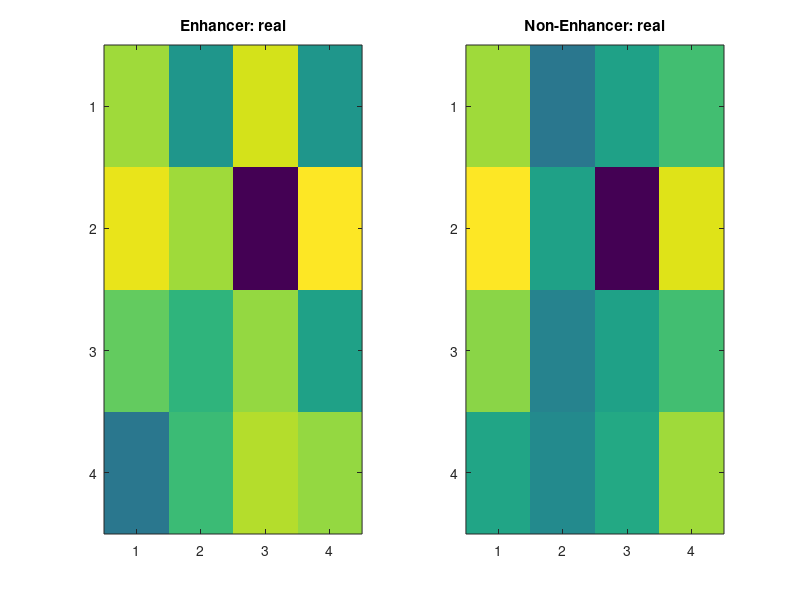

MATLAB code to generate this figure: (Note: this script raises an error after producing the figure.)
% make an EM version that uses context
% using real data of enhancer and non enhancer statistics


% Steps:
% get E T context matrix
% generate text
% EM guess the best E T 

% first version: (didn't really do this, although Tommy said I should)
% get 1st level E T
% viterbi - get states Y
% get couples statistics, build 3D E T

% second version: 
% really change EM file
function BaumWelch()
    close all;
    repeat = 5;
    m = 2;
    n = 4;
    epsilonT = 0.005;
    e1 = []; e2 = [];
    like1 = []; like2 = []; %e3 = [];
    [startTReal, TReal, EReal] = genGenomeParams(epsilonT);
    % [startTReal, TReal, EReal] = genStrong2dParams(epsilonT);

    for i =1:repeat

        k = 10000;
        % Create X and Y
        fprintf('Genarated Params\n');
        % [startTReal, TReal, EReal]
        fprintf('Creating X and Y length: %d\n', k);
        [X, Y] = genHmm2nd(k, startTReal, TReal, EReal);
        % 1
        fprintf('Running EM\n');
        [startTMine, TMine, EMine, likelihood, gamma] = EM(X, m, n, 400);
        like1(end+1) = sum(log(gamma(vec2mat(Y,2))))
        fprintf('Viterbi\n');
        YEst = viterbi(X, startTMine, TMine, EMine);
        err = calcError(Y, YEst);
        e1(end + 1) = err;
        fprintf('Error 1: %f\n', err);

        % 2 
        fprintf('Running EM 2\n');
        [startTMine2, TMine2, EMine2, likelihood, gamma2] = EM2(X, m, n, 400);
        like2(end+1) = sum(log(gamma2(vec2mat(Y,2))))
        
        fprintf('Viterbi\n');
        YEst = viterbi(X, startTMine2, TMine2, EMine2);
        err = calcError(Y, YEst);
        e2(end + 1) = err;
        fprintf('Error 2: %f\n', err);


        % %1 WWW
        % fprintf('Running EM 3\n');
        % [model,log_like] = HMM_EM(X, m);
        
        % fprintf('Viterbi\n');
        % YEst = viterbi(X, model.P, model.A, model.B);
        % err = calcError(Y, YEst);
        % fprintf('Error 3: %f\n', err);
        % e3(end + 1) = err;

        plot(e1)
        hold on 
        plot(e2)
        % hold on 
        % plot(e3)
        hold off
        ylim([0,1]) ;
        legend('1st Order', '2nd Order');%, '1st Order from WWW');
        drawnow
    end
    figure
    E1(:,:) = EMine2(1,:,:);
    E2(:,:) = EMine2(2,:,:);
    subplot(1,2,1); imagesc(E1);
    title('Enhancer: est')
    subplot(1,2,2); imagesc(E2);
    title('Non-Enhancer: est')
    sum(EMine2(:))
    
    % figure
    % bar([mean(e1), mean(e2)]);%, mean(e3)])
    % title('EM 1st vs EM 2nd')

    figure;
    plot(like1);
    hold on;
    plot(like2);
    hold off
    legend('Log Likelihood 1st order', 'Log Likelihood 2nd order');
    title('Likelihood per repetition')
end


function XProb = getProb(X, n)
    k = length(X);
    XProb = sum(vec2mat(X, n), 2) ./ k;
    if k==0
        XProb = ones(n, 1) ./ n;
    end
end

function [startT, T, E] = genRandParams(m, n)
    [startT, T, E] = genRandParamsExt(m, n);
    [T, E] = addPrior(startT, T, E);
end

function [T1, E1] = addPrior(startT, T, E)
    [m, n] = size(E);
    E1 = [zeros(1, n); E];
    T1 = [0, startT.'; zeros(m, 1), T];
end


% E - 2 x 4 x 4
% T - 2 x 2
% startT- 1 x 2
function [startT, T, E] = genGenomeParams(epsilonT)
    % enhancer - 1
    % A C G T - 1 2 3 4
    m = 2;
    E1 = [223221, 156954, 239372, 156266; ...
          231040, 208677, 47147,  238196; ...
          190830, 169836, 208624, 156768; ...
          130811, 190164, 231375, 220719] / 3000000;
         % AA AC AG AT
         % CA CC CG CT
         % GA GC GG GT 
         % TA TC TG TT
    % non enhancer - 2
    E2= [300928, 158555, 210655, 252209; ...
         220123, 133040, 17280,  209043; ...
         182208, 107488, 131800, 157365; ...
         218356, 181179, 220291, 299480] / 3000000;
    E1 = bsxfun(@times, E1, 1 ./ sum(E1, 2));
    E2 = bsxfun(@times, E2, 1 ./ sum(E2, 2));
    E = permute(cat(3, E1, E2), [3,1,2]);

    % normalized random probabilities
    startT = rand(m, 1);
    startT = startT / sum(startT);
    % m x m 
    % T = eye(m);
    T = eye(m) + epsilonT * rand(m);
    T = bsxfun(@times, T, 1 ./ sum(T, 2));
    subplot(1,2,1); imagesc(E1);
    title('Enhancer: real')
    subplot(1,2,2); imagesc(E2);
    title('Non-Enhancer: real')
    sum(E(:))
    figure
end

% startT- 1 x 2
function [startT, T, E] = genStrong2dParams(epsilonT)
    % enhancer - 1
    % A C G T - 1 2 3 4
    m = 2;
    L = 30;
    E1 = [1, L, 1, 1; ...
          1, 1, L, 1; ...
          1, 1, 1, L; ...
          L, 1, 1, 1];
         % AA AC AG AT
         % CA CC CG CT
         % GA GC GG GT 
         % TA TC TG TT
    % non enhancer - 2
    E2 = [1, 1, 1, L; ...
          L, 1, 1, 1; ...
          1, L, 1, 1; ...
          1, 1, L, 1];
    
    E1 = bsxfun(@times, E1, 1 ./ sum(E1, 2));
    E2 = bsxfun(@times, E2, 1 ./ sum(E2, 2));
    E = permute(cat(3, E1, E2), [3,1,2]);

    % normalized random probabilities
    startT = rand(m, 1);
    startT = startT / sum(startT);
    % m x m 
    % T = eye(m);
    T = eye(m) + epsilonT * rand(m);
    T = bsxfun(@times, T, 1 ./ sum(T, 2));
    subplot(1,2,1); imagesc(E1);
    title('Enhancer: real')
    subplot(1,2,2); imagesc(E2);
    title('Non-Enhancer: real')
    sum(E(:))
    figure
end


function M3d = mat2mat3d(M, n)
    [r,c] = size(M);
    I = repmat(permute([1:n], [1,3,2]), [r, c, 1]);
    M3d = double(I == repmat(M, [1, 1, n]));
end

% function sdMat = rowsSD(E1, E2)
%     n = size(E1, 1);
%     m = size(E2, 1);
%     sdMat = zeros(n, m);
%     for i=1:n
%         for j=1:m
%             sdMat(i,j) = norm(E1(i, :) - E2(j, :));
%         end
%     end
%     figure
%     subplot(1,3,1);imagesc(sdMat);
%     title('Rows Match')
%     subplot(1,3,2);imagesc(E1);
%     title('Real E')
%     subplot(1,3,3);imagesc(E2);
%     title('Est. E')
%     drawnow
% end

% k - length of emmision 
% T - m x m transfer matrix
% E - m x n x n emission matrix
function [X, Y, likelihood] = genHmm2nd(k, startT, T, E)
    Y = zeros(1, k);
    X = zeros(1, k);
    Y(1) = find(mnrnd(1, startT));
    EStart(1, :) = sum(E(Y(1), :, :), 2);
    EStart = EStart / sum(EStart);
    X(1) = find(mnrnd(1, EStart));
    for i = 2:k
        Y(i) = find(mnrnd(1, T(Y(i-1), :)));
        ECur(:, 1) = E(Y(i), X(i-1), :);
        X(i) = find(mnrnd(1, ECur));
    end
end

